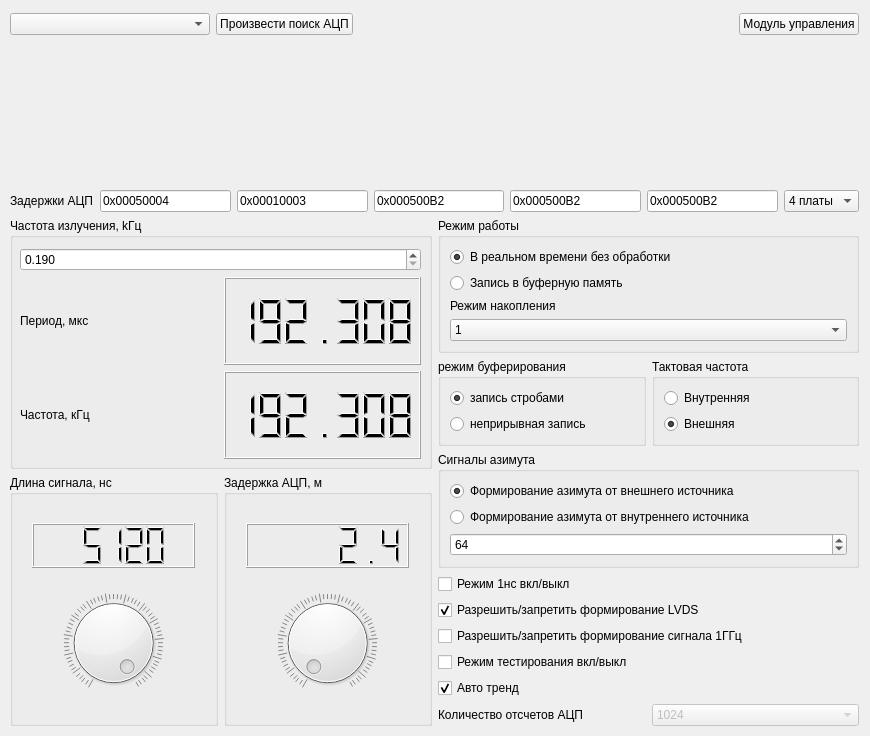
<?xml version="1.0" encoding="UTF-8"?>
<ui version="4.0">
 <class>UDPServerDialogBox</class>
 <widget class="QWidget" name="UDPServerDialogBox">
  <property name="geometry">
   <rect>
    <x>0</x>
    <y>0</y>
    <width>870</width>
    <height>736</height>
   </rect>
  </property>
  <property name="minimumSize">
   <size>
    <width>870</width>
    <height>736</height>
   </size>
  </property>
  <property name="maximumSize">
   <size>
    <width>870</width>
    <height>736</height>
   </size>
  </property>
  <property name="windowTitle">
   <string>Form</string>
  </property>
  <widget class="QWidget" name="layoutWidget">
   <property name="geometry">
    <rect>
     <x>10</x>
     <y>10</y>
     <width>849</width>
     <height>716</height>
    </rect>
   </property>
   <layout class="QGridLayout" name="gridLayout_2">
    <item row="0" column="0">
     <layout class="QGridLayout" name="gridLayout_3">
      <item row="0" column="0">
       <layout class="QHBoxLayout" name="horizontalLayout_5">
        <item>
         <widget class="QComboBox" name="ipSelector">
          <property name="enabled">
           <bool>true</bool>
          </property>
          <property name="sizePolicy">
           <sizepolicy hsizetype="Fixed" vsizetype="Fixed">
            <horstretch>0</horstretch>
            <verstretch>0</verstretch>
           </sizepolicy>
          </property>
          <property name="minimumSize">
           <size>
            <width>200</width>
            <height>0</height>
           </size>
          </property>
          <property name="maximumSize">
           <size>
            <width>200</width>
            <height>16777215</height>
           </size>
          </property>
         </widget>
        </item>
        <item>
         <widget class="QPushButton" name="findADCPushButton">
          <property name="text">
           <string>Произвести поиск АЦП</string>
          </property>
         </widget>
        </item>
       </layout>
      </item>
      <item row="0" column="1">
       <spacer name="horizontalSpacer">
        <property name="orientation">
         <enum>Qt::Horizontal</enum>
        </property>
        <property name="sizeHint" stdset="0">
         <size>
          <width>118</width>
          <height>28</height>
         </size>
        </property>
       </spacer>
      </item>
      <item row="1" column="0">
       <spacer name="verticalSpacer">
        <property name="orientation">
         <enum>Qt::Vertical</enum>
        </property>
        <property name="sizeHint" stdset="0">
         <size>
          <width>20</width>
          <height>40</height>
         </size>
        </property>
       </spacer>
      </item>
      <item row="0" column="2">
       <widget class="QPushButton" name="ModuleControl">
        <property name="text">
         <string>Модуль управления</string>
        </property>
       </widget>
      </item>
     </layout>
    </item>
    <item row="1" column="0">
     <layout class="QGridLayout" name="layoutADCDelay">
      <item row="0" column="0">
       <widget class="QLabel" name="label">
        <property name="text">
         <string>Задержки АЦП</string>
        </property>
       </widget>
      </item>
      <item row="0" column="1">
       <widget class="QLineEdit" name="delayADC_1">
        <property name="text">
         <string>0x00050004</string>
        </property>
       </widget>
      </item>
      <item row="0" column="2">
       <widget class="QLineEdit" name="delayADC_2">
        <property name="text">
         <string>0x00010003</string>
        </property>
       </widget>
      </item>
      <item row="0" column="3">
       <widget class="QLineEdit" name="delayADC_3">
        <property name="text">
         <string>0x000500B2</string>
        </property>
       </widget>
      </item>
      <item row="0" column="4">
       <widget class="QLineEdit" name="delayADC_4">
        <property name="text">
         <string>0x000500B2</string>
        </property>
       </widget>
      </item>
      <item row="0" column="5">
       <widget class="QLineEdit" name="delayADC_5">
        <property name="text">
         <string>0x000500B2</string>
        </property>
       </widget>
      </item>
      <item row="0" column="6">
       <widget class="QComboBox" name="CountBoards">
        <property name="currentIndex">
         <number>2</number>
        </property>
        <item>
         <property name="text">
          <string>1 плата</string>
         </property>
        </item>
        <item>
         <property name="text">
          <string>2 платы</string>
         </property>
        </item>
        <item>
         <property name="text">
          <string>4 платы</string>
         </property>
        </item>
       </widget>
      </item>
     </layout>
    </item>
    <item row="2" column="0">
     <layout class="QHBoxLayout" name="horizontalLayout_4">
      <item>
       <layout class="QVBoxLayout" name="verticalLayout_3">
        <item>
         <widget class="QGroupBox" name="signalPeriodGroupBox">
          <property name="minimumSize">
           <size>
            <width>191</width>
            <height>217</height>
           </size>
          </property>
          <property name="title">
           <string>Частота излучения, kГц</string>
          </property>
          <widget class="QWidget" name="layoutWidget1">
           <property name="geometry">
            <rect>
             <x>10</x>
             <y>30</y>
             <width>401</width>
             <height>211</height>
            </rect>
           </property>
           <layout class="QGridLayout" name="gridLayout">
            <property name="sizeConstraint">
             <enum>QLayout::SetDefaultConstraint</enum>
            </property>
            <item row="3" column="0">
             <widget class="QLabel" name="label_3">
              <property name="text">
               <string>Частота, кГц</string>
              </property>
             </widget>
            </item>
            <item row="2" column="0">
             <widget class="QLabel" name="label_2">
              <property name="text">
               <string>Период, мкс</string>
              </property>
             </widget>
            </item>
            <item row="0" column="0" colspan="2">
             <widget class="QDoubleSpinBox" name="signalFrequency">
              <property name="decimals">
               <number>3</number>
              </property>
              <property name="minimum">
               <double>0.190000000000000</double>
              </property>
              <property name="maximum">
               <double>12500.000000000000000</double>
              </property>
              <property name="singleStep">
               <double>0.001000000000000</double>
              </property>
             </widget>
            </item>
            <item row="3" column="1">
             <widget class="QLCDNumber" name="signalFrequencyLcd">
              <property name="sizePolicy">
               <sizepolicy hsizetype="Minimum" vsizetype="Minimum">
                <horstretch>0</horstretch>
                <verstretch>0</verstretch>
               </sizepolicy>
              </property>
              <property name="minimumSize">
               <size>
                <width>0</width>
                <height>43</height>
               </size>
              </property>
              <property name="smallDecimalPoint">
               <bool>false</bool>
              </property>
              <property name="digitCount">
               <number>7</number>
              </property>
              <property name="segmentStyle">
               <enum>QLCDNumber::Filled</enum>
              </property>
              <property name="value" stdset="0">
               <double>192.307999999999993</double>
              </property>
             </widget>
            </item>
            <item row="2" column="1">
             <widget class="QLCDNumber" name="signalPeriodLcd">
              <property name="sizePolicy">
               <sizepolicy hsizetype="Minimum" vsizetype="Minimum">
                <horstretch>0</horstretch>
                <verstretch>0</verstretch>
               </sizepolicy>
              </property>
              <property name="minimumSize">
               <size>
                <width>0</width>
                <height>43</height>
               </size>
              </property>
              <property name="smallDecimalPoint">
               <bool>false</bool>
              </property>
              <property name="digitCount">
               <number>7</number>
              </property>
              <property name="segmentStyle">
               <enum>QLCDNumber::Filled</enum>
              </property>
              <property name="value" stdset="0">
               <double>192.307999999999993</double>
              </property>
             </widget>
            </item>
           </layout>
          </widget>
         </widget>
        </item>
        <item>
         <layout class="QHBoxLayout" name="horizontalLayout_7">
          <item>
           <widget class="QGroupBox" name="signalLengthGroupBox">
            <property name="minimumSize">
             <size>
              <width>191</width>
              <height>181</height>
             </size>
            </property>
            <property name="title">
             <string>Длина сигнала, нс</string>
            </property>
            <layout class="QHBoxLayout" name="horizontalLayout_2">
             <item>
              <layout class="QVBoxLayout" name="signalLengthVerticalLayout">
               <item>
                <widget class="QLCDNumber" name="signalLengthLcdNumber">
                 <property name="minimumSize">
                  <size>
                   <width>163</width>
                   <height>45</height>
                  </size>
                 </property>
                 <property name="maximumSize">
                  <size>
                   <width>163</width>
                   <height>45</height>
                  </size>
                 </property>
                 <property name="intValue" stdset="0">
                  <number>5120</number>
                 </property>
                </widget>
               </item>
               <item>
                <widget class="QDial" name="signalLengthDial">
                 <property name="maximumSize">
                  <size>
                   <width>163</width>
                   <height>100</height>
                  </size>
                 </property>
                 <property name="mouseTracking">
                  <bool>true</bool>
                 </property>
                 <property name="minimum">
                  <number>0</number>
                 </property>
                 <property name="maximum">
                  <number>255</number>
                 </property>
                 <property name="singleStep">
                  <number>1</number>
                 </property>
                 <property name="pageStep">
                  <number>10</number>
                 </property>
                 <property name="value">
                  <number>255</number>
                 </property>
                 <property name="sliderPosition">
                  <number>255</number>
                 </property>
                 <property name="tracking">
                  <bool>true</bool>
                 </property>
                 <property name="orientation">
                  <enum>Qt::Horizontal</enum>
                 </property>
                 <property name="notchesVisible">
                  <bool>true</bool>
                 </property>
                </widget>
               </item>
              </layout>
             </item>
            </layout>
           </widget>
          </item>
          <item>
           <widget class="QGroupBox" name="adcDelayGroupBox">
            <property name="minimumSize">
             <size>
              <width>191</width>
              <height>181</height>
             </size>
            </property>
            <property name="title">
             <string>Задержка АЦП, м</string>
            </property>
            <layout class="QHBoxLayout" name="horizontalLayout">
             <item>
              <layout class="QVBoxLayout" name="adcDelayVerticalLayout">
               <item>
                <widget class="QLCDNumber" name="adcDelayLcdNumber">
                 <property name="minimumSize">
                  <size>
                   <width>163</width>
                   <height>45</height>
                  </size>
                 </property>
                 <property name="maximumSize">
                  <size>
                   <width>163</width>
                   <height>45</height>
                  </size>
                 </property>
                 <property name="smallDecimalPoint">
                  <bool>false</bool>
                 </property>
                 <property name="digitCount">
                  <number>7</number>
                 </property>
                 <property name="value" stdset="0">
                  <double>2.400000000000000</double>
                 </property>
                </widget>
               </item>
               <item>
                <widget class="QDial" name="adcDelayDial">
                 <property name="maximumSize">
                  <size>
                   <width>163</width>
                   <height>100</height>
                  </size>
                 </property>
                 <property name="mouseTracking">
                  <bool>true</bool>
                 </property>
                 <property name="minimum">
                  <number>0</number>
                 </property>
                 <property name="maximum">
                  <number>255</number>
                 </property>
                 <property name="singleStep">
                  <number>1</number>
                 </property>
                 <property name="pageStep">
                  <number>10</number>
                 </property>
                 <property name="value">
                  <number>0</number>
                 </property>
                 <property name="tracking">
                  <bool>true</bool>
                 </property>
                 <property name="orientation">
                  <enum>Qt::Horizontal</enum>
                 </property>
                 <property name="notchesVisible">
                  <bool>true</bool>
                 </property>
                </widget>
               </item>
              </layout>
             </item>
            </layout>
           </widget>
          </item>
         </layout>
        </item>
       </layout>
      </item>
      <item>
       <layout class="QVBoxLayout" name="verticalLayout">
        <item>
         <widget class="QGroupBox" name="workModeGroupBox">
          <property name="title">
           <string>Режим работы</string>
          </property>
          <layout class="QVBoxLayout" name="verticalLayout_8">
           <item>
            <layout class="QVBoxLayout" name="workModeVerticalLayout">
             <item>
              <widget class="QRadioButton" name="workMode0RadioButton">
               <property name="text">
                <string>В реальном времени без обработки</string>
               </property>
               <property name="checked">
                <bool>true</bool>
               </property>
              </widget>
             </item>
             <item>
              <widget class="QRadioButton" name="workMode2RadioButton">
               <property name="text">
                <string>Запись в буферную память</string>
               </property>
              </widget>
             </item>
            </layout>
           </item>
           <item>
            <widget class="QLabel" name="labelAccumMode">
             <property name="text">
              <string>Режим накопления</string>
             </property>
            </widget>
           </item>
           <item>
            <widget class="QComboBox" name="accumMode">
             <property name="currentIndex">
              <number>0</number>
             </property>
             <item>
              <property name="text">
               <string>1</string>
              </property>
             </item>
             <item>
              <property name="text">
               <string>2</string>
              </property>
             </item>
             <item>
              <property name="text">
               <string>4</string>
              </property>
             </item>
             <item>
              <property name="text">
               <string>8</string>
              </property>
             </item>
             <item>
              <property name="text">
               <string>16</string>
              </property>
             </item>
             <item>
              <property name="text">
               <string>32</string>
              </property>
             </item>
             <item>
              <property name="text">
               <string>64</string>
              </property>
             </item>
             <item>
              <property name="text">
               <string>128</string>
              </property>
             </item>
             <item>
              <property name="text">
               <string>256</string>
              </property>
             </item>
             <item>
              <property name="text">
               <string>512</string>
              </property>
             </item>
             <item>
              <property name="text">
               <string>1024</string>
              </property>
             </item>
            </widget>
           </item>
          </layout>
         </widget>
        </item>
        <item>
         <layout class="QHBoxLayout" name="horizontalLayout_3">
          <item>
           <widget class="QGroupBox" name="sdramModeGroupBox">
            <property name="title">
             <string>режим буферирования</string>
            </property>
            <layout class="QVBoxLayout" name="verticalLayout_10">
             <item>
              <layout class="QVBoxLayout" name="sdramModeVerticalLayout">
               <item>
                <widget class="QRadioButton" name="strobRadioButton">
                 <property name="text">
                  <string>запись стробами</string>
                 </property>
                 <property name="checked">
                  <bool>true</bool>
                 </property>
                </widget>
               </item>
               <item>
                <widget class="QRadioButton" name="continuousRadioButton">
                 <property name="text">
                  <string>неприрывная запись</string>
                 </property>
                </widget>
               </item>
              </layout>
             </item>
            </layout>
           </widget>
          </item>
          <item>
           <widget class="QGroupBox" name="clkGroupBox">
            <property name="title">
             <string>Тактовая частота</string>
            </property>
            <layout class="QVBoxLayout" name="verticalLayout_13">
             <item>
              <layout class="QVBoxLayout" name="clkVerticalLayout">
               <item>
                <widget class="QRadioButton" name="innerClkRadioButton">
                 <property name="text">
                  <string>Внутренняя</string>
                 </property>
                 <property name="checked">
                  <bool>false</bool>
                 </property>
                </widget>
               </item>
               <item>
                <widget class="QRadioButton" name="outerClkRadioButton">
                 <property name="text">
                  <string>Внешняя</string>
                 </property>
                 <property name="checked">
                  <bool>true</bool>
                 </property>
                </widget>
               </item>
              </layout>
             </item>
            </layout>
           </widget>
          </item>
         </layout>
        </item>
        <item>
         <widget class="QGroupBox" name="azimuthGroupBox">
          <property name="title">
           <string>Сигналы азимута</string>
          </property>
          <layout class="QVBoxLayout" name="verticalLayout_2">
           <item>
            <layout class="QVBoxLayout" name="azimuthVerticalLayout">
             <item>
              <widget class="QRadioButton" name="outerAzimuthRadioButton">
               <property name="text">
                <string>Формирование азимута от внешнего источника</string>
               </property>
               <property name="checked">
                <bool>true</bool>
               </property>
              </widget>
             </item>
             <item>
              <widget class="QRadioButton" name="innerAzimuthRadioButton">
               <property name="text">
                <string>Формирование азимута от внутреннего источника</string>
               </property>
              </widget>
             </item>
             <item>
              <widget class="QSpinBox" name="countAzimut">
               <property name="minimum">
                <number>1</number>
               </property>
               <property name="maximum">
                <number>256</number>
               </property>
               <property name="value">
                <number>64</number>
               </property>
              </widget>
             </item>
            </layout>
           </item>
          </layout>
         </widget>
        </item>
        <item>
         <layout class="QVBoxLayout" name="otherVerticalLayout">
          <item>
           <widget class="QCheckBox" name="nsModeCheckBox">
            <property name="text">
             <string>Режим 1нс вкл/выкл</string>
            </property>
           </widget>
          </item>
          <item>
           <widget class="QCheckBox" name="lvdsCheckBox">
            <property name="text">
             <string>Разрешить/запретить формирование LVDS</string>
            </property>
            <property name="checked">
             <bool>true</bool>
            </property>
           </widget>
          </item>
          <item>
           <widget class="QCheckBox" name="GHzCheckBox">
            <property name="text">
             <string>Разрешить/запретить формирование сигнала 1ГГц</string>
            </property>
           </widget>
          </item>
          <item>
           <widget class="QCheckBox" name="testDataCheckBox">
            <property name="text">
             <string>Режим тестирования вкл/выкл</string>
            </property>
           </widget>
          </item>
          <item>
           <widget class="QCheckBox" name="autoTrend">
            <property name="text">
             <string>Авто тренд</string>
            </property>
            <property name="checked">
             <bool>true</bool>
            </property>
           </widget>
          </item>
         </layout>
        </item>
        <item>
         <layout class="QHBoxLayout" name="adcNumberHorizontalLayout">
          <item>
           <widget class="QLabel" name="adcNumberLabel">
            <property name="text">
             <string>Количество отсчетов АЦП</string>
            </property>
           </widget>
          </item>
          <item>
           <widget class="QComboBox" name="adcNumberComboBox">
            <property name="enabled">
             <bool>false</bool>
            </property>
            <item>
             <property name="text">
              <string>1024</string>
             </property>
            </item>
            <item>
             <property name="text">
              <string>2048</string>
             </property>
            </item>
            <item>
             <property name="text">
              <string>3072</string>
             </property>
            </item>
            <item>
             <property name="text">
              <string>4096</string>
             </property>
            </item>
            <item>
             <property name="text">
              <string>5120</string>
             </property>
            </item>
            <item>
             <property name="text">
              <string>6144</string>
             </property>
            </item>
            <item>
             <property name="text">
              <string>7168</string>
             </property>
            </item>
            <item>
             <property name="text">
              <string>8192</string>
             </property>
            </item>
           </widget>
          </item>
         </layout>
        </item>
       </layout>
      </item>
     </layout>
    </item>
   </layout>
  </widget>
 </widget>
 <resources/>
 <connections>
  <connection>
   <sender>innerAzimuthRadioButton</sender>
   <signal>toggled(bool)</signal>
   <receiver>countAzimut</receiver>
   <slot>setVisible(bool)</slot>
   <hints>
    <hint type="sourcelabel">
     <x>544</x>
     <y>498</y>
    </hint>
    <hint type="destinationlabel">
     <x>481</x>
     <y>537</y>
    </hint>
   </hints>
  </connection>
 </connections>
</ui>
